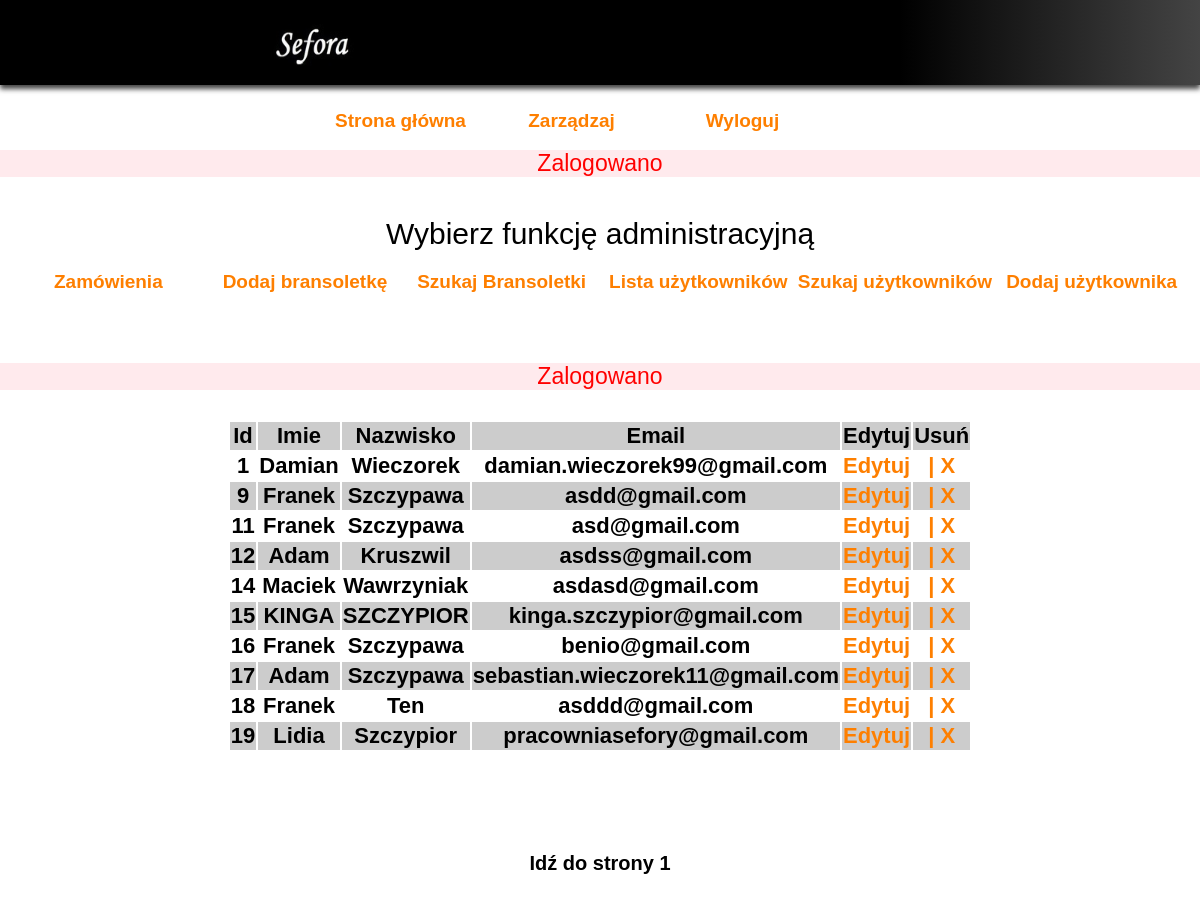
The page /index2.php?action=usersAdmin&wtd=showList (signed in) on the database its author committed.
### tables this page shows
CREATE TABLE `klienci` (
  `Id` int(11) NOT NULL AUTO_INCREMENT,
  `Email` varchar(245) DEFAULT NULL,
  `Haslo` varchar(100) NOT NULL,
  `Imie` varchar(45) NOT NULL,
  `Nazwisko` varchar(45) NOT NULL,
  `Ulica` varchar(80) NOT NULL,
  `Nr_domu` varchar(5) NOT NULL,
  `Nr_mieszkania` varchar(5) DEFAULT NULL,
  `Miejscowosc` varchar(60) NOT NULL,
  `Kod` varchar(6) NOT NULL,
  `Kraj` varchar(45) NOT NULL,
  PRIMARY KEY (`Id`),
  UNIQUE KEY `Email` (`Email`)
);

### adminTemplates/usersList.php (the view, shortened to what this page needs)
<center>
    <div id="usersList">
        <table>
            <tr>
                <?php foreach($fields=$result->fetch_fields() as $field): ?>
                    <th><?=$field->name?></th>
                <?php endforeach;?>
                <th>Edytuj</th>
                <th>Usuń</th>
            </tr>
            <?php while($row=$result->fetch_row()): ?>
                <tr>
                    <?php foreach($row as $val):?>
                        <td><?=$val?></td>
                    <?php endforeach;?>
                    <td><a href="index2.php?action=usersAdmin&amp;wtd=showEditForm&amp;id=<?=$row[0]?>">Edytuj</a></td>
                    <td><a href="index2.php?action=usersAdmin&amp;wtd=deleteUser&amp;id=<?=$row[0]?>">| X</a></td>
                </tr>
            <?php endwhile;?>
        </table>
    </div>
    <div id="pagination">
        <?=$this->getPagination($page,$pages,'index2.php?action=usersAdmin&amp;wtd=showList','Idź do strony ');?>
    </div>
</center>

### css/style.css (style rules this page uses)
body { width: 100%; margin: 0 auto; font-family: Arial Narrow, sans-serif; font-weight: 600; }
a { text-decoration: none; }
a { font-size: 22px; color: #fe7f00; }
#loginFormWrapper p, a { text-align: center; font-size: 19px; display: grid; font-weight: bold; margin: 0; padding: 0; }
#pagination { font-size: 20px; margin: 100px 0px 40px 0px; width: 300px; padding: 0px; }
#usersList { font-size: 22px; margin: 2%; }
#usersList a { font-size: 22px; }
#usersList table { text-align: center; border-collapse: separate; }
#usersList tbody > tr:nth-child(odd) { background-color: #cccccc; }

### rows shown on the page
klienci: Id "1", Imie "Damian", Nazwisko "Wieczorek", Email "damian.wieczorek99@gmail.com"
klienci: Id "9", Imie "Franek", Nazwisko "Szczypawa", Email "asdd@gmail.com"
klienci: Id "11", Imie "Franek", Nazwisko "Szczypawa", Email "asd@gmail.com"
klienci: Id "12", Imie "Adam", Nazwisko "Kruszwil", Email "asdss@gmail.com"
klienci: Id "14", Imie "Maciek", Nazwisko "Wawrzyniak", Email "asdasd@gmail.com"
klienci: Id "15", Imie "KINGA", Nazwisko "SZCZYPIOR", Email "kinga.szczypior@gmail.com"
klienci: Id "16", Imie "Franek", Nazwisko "Szczypawa", Email "benio@gmail.com"
klienci: Id "17", Imie "Adam", Nazwisko "Szczypawa", Email "sebastian.wieczorek11@gmail.com"
klienci: Id "18", Imie "Franek", Nazwisko "Ten", Email "asddd@gmail.com"
klienci: Id "19", Imie "Lidia", Nazwisko "Szczypior", Email "pracowniasefory@gmail.com"

### other values the page prints
$komunikat_adm "Zalogowano"
$field->name "Id"
$field->name "Imie"
$field->name "Nazwisko"
$field->name "Email"
